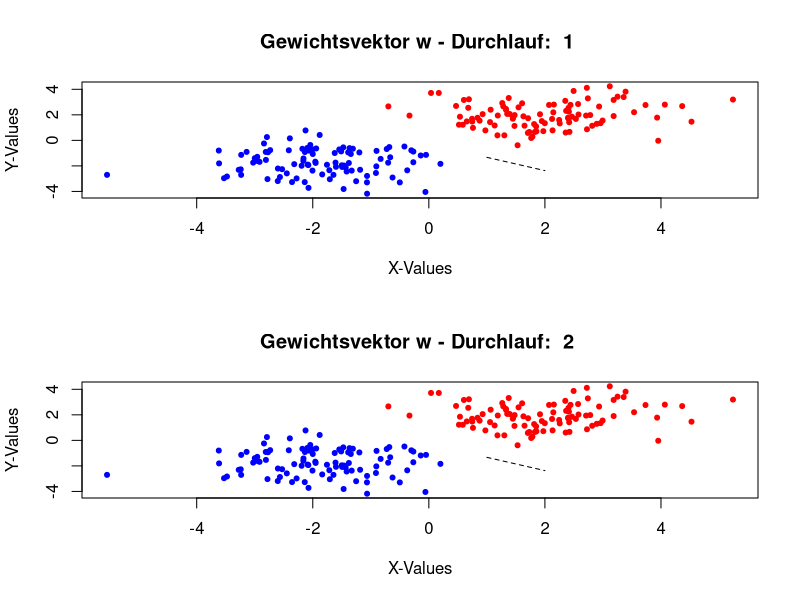
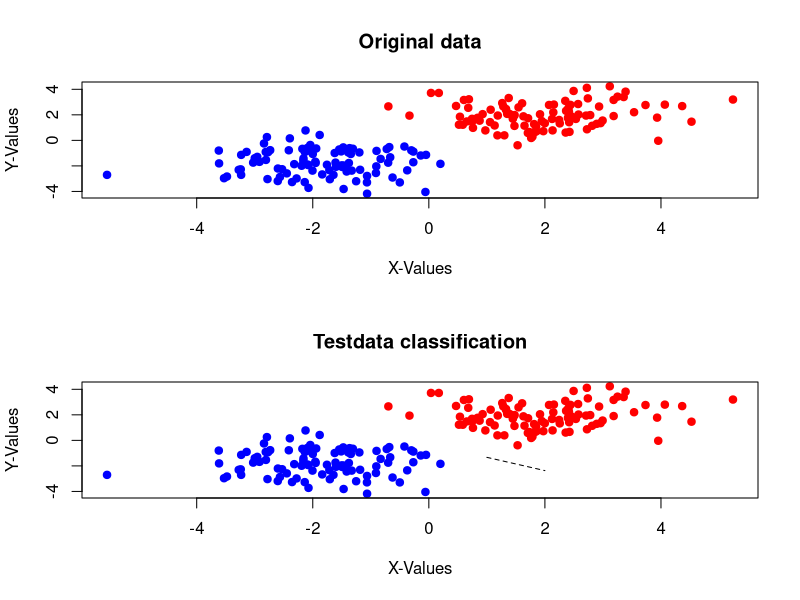

These charts were generated, in order, by the following R code:
setwd("D:/Uni/Master/1. Semester/EA/blatt3")
data <- read.csv(file = "data1.txt", sep = " ", header = FALSE)

# Algorithm

# REPEAT
# L=0
# for i to n
# delta = Label - sign(<Datenpunkt,gewicht_w>)
# if(delta != 0)
# L = L+1
# Anpassung des Gewichtsvektors
# w = w + delta*Datenpunkt
# UNTIL L = 0

dot_prod <- function(vec, w) {
  return(sum(vec * w))
}

perceptron <- function() {
  pdf("ex1_perceptron-learning.pdf")
  par(mfrow = c(2, 1))
  l <- 1
  w <- c(0, 0, 0)
  # j just for checking the number of runs
  j <- 0
  while (l != 0) {
    j <- j + 1
    l <- 0
    for (i in 1:nrow(data)) {
      #Calculate delta
      y <- data[i, 4]
      x <- c(data[i, 1], data[i, 2], data[i, 3])
      signum_x <- sign(dot_prod(x, w))
      delta <- y - signum_x
      # check if w has to be adapted
      if (delta != 0) {
        l <- l + 1
        w <- w + delta * x
      }
    }

    plot(data$V1, data$V2, main = paste("Gewichtsvektor w - Durchlauf: ", j, seq = ""), xlab = "X-Values", ylab = "Y-Values", col = ifelse(data$V4 < 0, "red", "blue"), pch = 20)
    lines(w[1:2], col = "black", lty = 2)
  }
  dev.off()
  return(w)
}

w <- perceptron()

# Traningsmenge entspricht Testmenge
test <- matrix(nrow = 200, ncol = 4)

# checking for every point if the classifier w is correct or not
miss_classifiction <- 0
for (i in 1:nrow(data)) {
  x <- c(data[i, 1], data[i, 2], data[i, 3])
  signum_x <- sign(dot_prod(x, w))
  # if signum_x and the classifier in the dataset (data[i, 4]) are identical, than w is not correct and classified a point incorrect
  if (signum_x != data[i, 4]) {
    miss_classifiction <- miss_classifiction + 1
  }
  test[i,] <- c(x, signum_x)
}
# Because miss_classification is 0 the data is linearly separable
#print(miss_classifiction)

#Plot orignal data, test data and w
pdf("ex1_final-plot.pdf")
# extending w vector for the plot
par(mfrow = c(2, 1))
plot(data$V1, data$V2, main = "Original data", xlab = "X-Values", ylab = "Y-Values", col = ifelse(data$V4 < 0, "red", "blue"), pch = 19)
plot(test[, 1], test[, 2], main = "Testdata classification", xlab = "X-Values", ylab = "Y-Values", col = ifelse(test[, 4] < 0, "red", "blue"), pch = 19)
lines(w[1:2], col = "black", lty = 2)
dev.off()